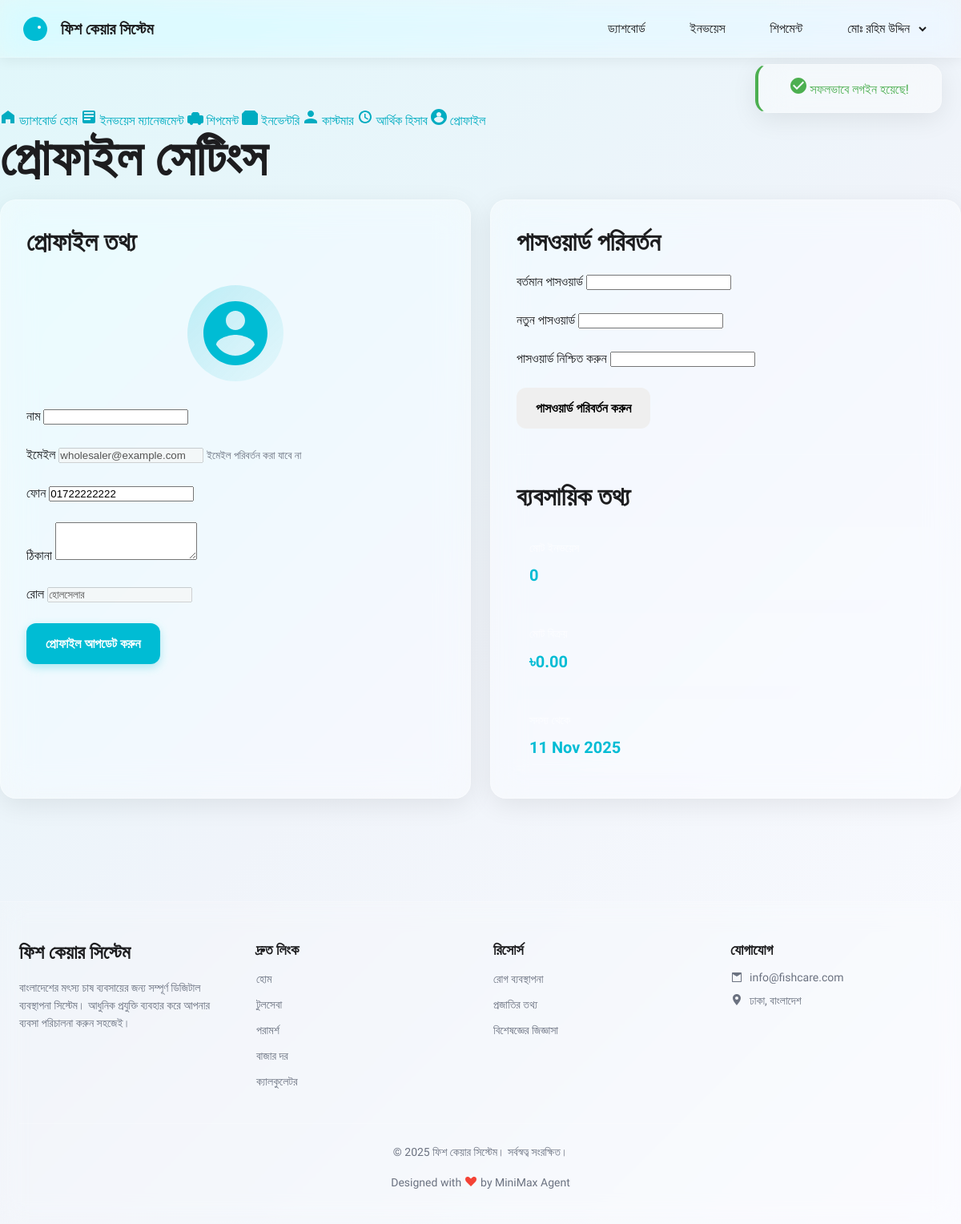
The app's page /pages/dashboard/wholesaler/profile.php (signed in) with its own data.
### tables this page shows
CREATE TABLE users (
    id INT AUTO_INCREMENT PRIMARY KEY,
    username VARCHAR(100) UNIQUE NOT NULL,
    email VARCHAR(255) UNIQUE NOT NULL,
    password VARCHAR(255) NOT NULL,  
    role ENUM('admin', 'wholesaler', 'seller', 'customer', 'farmer', 'visitor') NOT NULL DEFAULT 'visitor',
    full_name VARCHAR(255) NOT NULL,
    phone VARCHAR(20),
    division_id INT,
    district_id INT,
    upazila_id INT,
    address TEXT,
    status ENUM('active', 'inactive', 'suspended') DEFAULT 'active',
    created_at TIMESTAMP DEFAULT CURRENT_TIMESTAMP,
    updated_at TIMESTAMP DEFAULT CURRENT_TIMESTAMP ON UPDATE CURRENT_TIMESTAMP,
    INDEX idx_role (role),
    INDEX idx_email (email),
    INDEX idx_status (status)
);

### includes/functions.php (called while the page is built, shortened)
<?php
function escape($str) {
    return htmlspecialchars($str, ENT_QUOTES, 'UTF-8');
}
function formatMoney($amount, $decimals = 2) {
    return number_format($amount, $decimals, '.', ',');
}

### pages/dashboard/wholesaler/profile.php (the view, shortened to what this page needs)
<?php
$db = getDB();
$userId = getUserId();
$stmt = $db->prepare("SELECT * FROM users WHERE id = ?");
$stmt->execute([$userId]);
$user = $stmt->fetch();
include_once __DIR__ . '/../../../includes/header.php';
?>
<div class="dashboard-layout">
    <aside class="dashboard-sidebar">
        <div class="sidebar-content">
            <nav class="sidebar-nav">
                <a href="index.php" class="nav-item">
                    <svg width="20" height="20" viewBox="0 0 20 20" fill="currentColor"><path d="M10 2L2 8V18H7V13H13V18H18V8L10 2Z"/></svg>
                    <span>ড্যাশবোর্ড হোম</span>
                </a>
                <a href="invoices.php" class="nav-item">
                    <svg width="20" height="20" viewBox="0 0 20 20" fill="currentColor"><path d="M4 2H16C17.1 2 18 2.9 18 4V16C18 17.1 17.1 18 16 18H4C2.9 18 2 17.1 2 16V4C2 2.9 2.9 2 4 2ZM4 6H16V4H4V6ZM4 10H16V8H4V10ZM4 14H12V12H4V14Z"/></svg>
                    <span>ইনভয়েস ম্যানেজমেন্ট</span>
                </a>
                <a href="shipments.php" class="nav-item">
                    <svg width="20" height="20" viewBox="0 0 20 20" fill="currentColor"><path d="M18 8H15V6L13 4H7L5 6V8H2C0.9 8 0 8.9 0 10V16C0 17.1 0.9 18 2 18H3C3 19.1 3.9 20 5 20C6.1 20 7 19.1 7 18H13C13 19.1 13.9 20 15 20C16.1 20 17 19.1 17 18H18C19.1 18 20 17.1 20 16V10C20 8.9 19.1 8 18 8Z"/></svg>
                    <span>শিপমেন্ট</span>
                </a>
                <a href="inventory.php" class="nav-item">
                    <svg width="20" height="20" viewBox="0 0 20 20" fill="currentColor"><path d="M4 2H16L20 6V18C20 19.1 19.1 20 18 20H2C0.9 20 0 19.1 0 18V6L4 2ZM10 12L6 8H9V4H11V8H14L10 12Z"/></svg>
                    <span>ইনভেন্টরি</span>
                </a>
                <a href="customers.php" class="nav-item">
                    <svg width="20" height="20" viewBox="0 0 20 20" fill="currentColor"><path d="M14 6C14 8.21 12.21 10 10 10C7.79 10 6 8.21 6 6C6 3.79 7.79 2 10 2C12.21 2 14 3.79 14 6ZM2 18V16C2 13.34 7.33 12 10 12C12.67 12 18 13.34 18 16V18H2Z"/></svg>
                    <span>কাস্টমার</span>
                </a>
                <a href="finance.php" class="nav-item">
                    <svg width="20" height="20" viewBox="0 0 20 20" fill="currentColor"><path d="M10 2C5.58 2 2 5.58 2 10C2 14.42 5.58 18 10 18C14.42 18 18 14.42 18 10C18 5.58 14.42 2 10 2ZM10 16C6.69 16 4 13.31 4 10C4 6.69 6.69 4 10 4C13.31 4 16 6.69 16 10C16 13.31 13.31 16 10 16ZM10.5 6H9V11L13.2 13.6L14 12.3L10.5 10.2V6Z"/></svg>
                    <span>আর্থিক হিসাব</span>
                </a>
                <a href="profile.php" class="nav-item active">
                    <span>প্রোফাইল</span>
                </a>
            </nav>
        </div>
    </aside>
    <main class="dashboard-content">
        <div class="dashboard-header">
            <h1>প্রোফাইল সেটিংস</h1>
        </div>
        <div class="grid grid-2">
            <div class="glass-card">
                <h3 class="card-title">প্রোফাইল তথ্য</h3>
                <div class="profile-avatar">
                    <div class="avatar-circle">
                    </div>
                </div>
                <form method="POST" class="mt-6">
                    <div class="form-group">
                        <label>নাম</label>
                        <input type="text" name="name" value="<?php echo escape($user['name']); ?>" required class="form-control">
                    </div>
                    <div class="form-group">
                        <label>ইমেইল</label>
                        <input type="email" value="<?php echo escape($user['email']); ?>" disabled class="form-control">
                        <small class="text-muted">ইমেইল পরিবর্তন করা যাবে না</small>
                    </div>
                    <div class="form-group">
                        <label>ফোন</label>
                        <input type="text" name="phone" value="<?php echo escape($user['phone'] ?? ''); ?>" class="form-control">
                    </div>
                    <div class="form-group">
                        <label>ঠিকানা</label>
                        <textarea name="address" class="form-control" rows="3"><?php echo escape($user['address'] ?? ''); ?></textarea>
                    </div>
                    <div class="form-group">
                        <label>রোল</label>
                        <input type="text" value="হোলসেলার" disabled class="form-control">
                    </div>
                    <button type="submit" class="btn btn-primary">প্রোফাইল আপডেট করুন</button>
                </form>
            </div>
            <div class="glass-card">
                <h3 class="card-title">পাসওয়ার্ড পরিবর্তন</h3>
                <form method="POST">
                    <div class="form-group">
                        <label>বর্তমান পাসওয়ার্ড</label>
                        <input type="password" name="current_password" required class="form-control">
                    </div>
                    <div class="form-group">
                        <label>নতুন পাসওয়ার্ড</label>
                        <input type="password" name="new_password" required class="form-control" minlength="6">
                    </div>
                    <div class="form-group">
                        <label>পাসওয়ার্ড নিশ্চিত করুন</label>
                        <input type="password" name="confirm_password" required class="form-control" minlength="6">
                    </div>
                    <button type="submit" class="btn btn-warning">পাসওয়ার্ড পরিবর্তন করুন</button>
                </form>
                <div class="business-info mt-8">
                    <h3 class="card-title mb-4">ব্যবসায়িক তথ্য</h3>
                    <div class="info-grid">
                        <div class="info-item">
                            <div class="info-label">মোট ইনভয়েস</div>
                            <div class="info-value">
                                <?php
                                $stmt = $db->prepare("SELECT COUNT(*) FROM invoices WHERE user_id = ?");
                                $stmt->execute([$userId]);
                                echo $stmt->fetchColumn();
                                ?>
                            </div>
                        </div>
                        <div class="info-item">
                            <div class="info-label">মোট বিক্রয়</div>
                            <div class="info-value">
                                <?php
                                $stmt = $db->prepare("SELECT COALESCE(SUM(grand_total), 0) FROM invoices WHERE user_id = ?");
                                $stmt->execute([$userId]);
                                echo '৳' . formatMoney($stmt->fetchColumn());
                                ?>
                            </div>
                        </div>
                        <div class="info-item">
                            <div class="info-label">সদস্য থেকে</div>
                            <div class="info-value"><?php echo date('d M Y', strtotime($user['created_at'])); ?></div>
                        </div>
                    </div>
                </div>
            </div>
        </div>
    </main>
</div>
<?php include_once __DIR__ . '/../../../includes/footer.php'; ?>

### assets/css/style.css (style rules this page uses)
:root { --color-primary-50: #E0F7FA; --color-primary-100: #B2EBF2; --color-primary-500: #00BCD4; --color-primary-600: #00ACC1; --color-primary-700: #0097A7; --color-secondary-50: #E8F5E9; --color-secondary-500: #4CAF50; --color-secondary-600: #43A047; --color-neutral-50: #FAFBFF; --color-neutral-100: #F4F5F9; --color-neutral-200: #E8EAF0; --color-neutral-600: #6B7280; --color-neutral-900: #1D1D1F; --color-glass-white: rgba(255, 255, 255, 0.4); --color-glass-border: rgba(255, 255, 255, 0.3); --color-success: #4CAF50; --color-warning: #FF9800; --color-error: #F44336; --color-info: #2196F3; --bg-primary: linear-gradient(135deg, #E0F7FA 0%, #F0F4FA 50%, #FAFBFF 100%); --bg-hero: linear-gradient(135deg, #00BCD4 0%, #4CAF50 100%); --bg-dashboard: linear-gradient(135deg, #E8EFF8 0%, #F8FAFC 100%); --font-primary: 'Hind Siliguri', 'Poppins', -apple-system, BlinkMacSystemFont, sans-serif; --font-mono: 'JetBrains Mono', monospace; --text-xl: 64px; --text-lg: 48px; --text-md: 32px; --text-sm: 24px; --text-base: 16px; --text-small: 14px; --text-xs: 12px; --text-data: 36px; --weight-light: 300; --weight-regular: 400; --weight-medium: 500; --weight-semibold: 600; --weight-bold: 700; --space-1: 4px; --space-2: 8px; --space-3: 12px; --space-4: 16px; --space-6: 24px; --space-8: 32px; --space-12: 48px; --space-16: 64px; --space-24: 96px; --radius-sm: 8px; --radius-md: 12px; --radius-lg: 16px; --radius-xl: 20px; --radius-2xl: 24px; --radius-full: 9999px; --shadow-glass-sm: 0 4px 16px rgba(0, 0, 0, 0.06); --shadow-glass: 0 8px 32px rgba(0, 0, 0, 0.08); --shadow-glass-lg: 0 12px 40px rgba(0, 0, 0, 0.1); --shadow-float: 0 20px 60px rgba(0, 0, 0, 0.15); --shadow-inset: inset 0 1px 2px rgba(255, 255, 255, 0.3); --duration-fast: 200ms; --duration-normal: 300ms; --duration-slow: 400ms; --duration-slower: 600ms; --easing-default: ease-out; --easing-smooth: cubic-bezier(0.4, 0, 0.2, 1); }
* { margin: 0; padding: 0; box-sizing: border-box; }
html { font-size: 16px; scroll-behavior: smooth; }
body { font-family: var(--font-primary); font-size: var(--text-base); font-weight: var(--weight-regular); line-height: 1.5; color: var(--color-neutral-900); background: var(--bg-primary); background-attachment: fixed; overflow-x: hidden; }
h1, h2, h3, h4, h5, h6 { font-weight: var(--weight-semibold); line-height: 1.3; margin-bottom: var(--space-4); }
h1 { font-size: var(--text-xl); font-weight: var(--weight-bold); line-height: 1.1; }
h3 { font-size: var(--text-md); }
a { color: var(--color-primary-600); text-decoration: none; transition: color var(--duration-fast) var(--easing-default); }
.text-muted { color: var(--color-neutral-600); }
.mt-6 { margin-top: var(--space-6); }
.mt-8 { margin-top: var(--space-8); }
.mb-4 { margin-bottom: var(--space-4); }

### assets/css/components.css (style rules this page uses)
.btn { display: inline-flex; align-items: center; justify-content: center; gap: var(--space-2); padding: var(--space-4) var(--space-6); font-family: var(--font-primary); font-size: var(--text-base); font-weight: var(--weight-semibold); border: none; border-radius: var(--radius-md); cursor: pointer; transition: all var(--duration-fast) var(--easing-default); text-decoration: none; }
.btn-primary { background: var(--color-primary-500); color: white; box-shadow: 0 4px 12px rgba(0, 188, 212, 0.3); }
.glass-card { background: var(--color-glass-white); backdrop-filter: blur(20px) saturate(150%); -webkit-backdrop-filter: blur(20px) saturate(150%); border: 1px solid var(--color-glass-border); border-radius: var(--radius-xl); padding: var(--space-8); box-shadow: var(--shadow-glass); transition: all var(--duration-normal) var(--easing-default); }
.form-group { margin-bottom: var(--space-6); }
.grid { display: grid; gap: var(--space-6); }
.grid-2 { grid-template-columns: repeat(2, 1fr); }

### pages/dashboard/wholesaler/profile.php (style rules this page uses)
.profile-avatar { display: flex; justify-content: center; margin: 2rem 0; }
.avatar-circle { width: 120px; height: 120px; border-radius: 50%; background: linear-gradient(135deg, rgba(0, 188, 212, 0.2), rgba(0, 188, 212, 0.05)); display: flex; align-items: center; justify-content: center; color: #00BCD4; }
.business-info { padding-top: 2rem; border-top: 1px solid rgba(255,255,255,0.1); }
.info-grid { display: grid; gap: 1rem; }
.info-item { padding: 1rem; background: rgba(255,255,255,0.05); border-radius: 8px; }
.info-label { color: rgba(255,255,255,0.7); font-size: 0.9rem; margin-bottom: 0.5rem; }
.info-value { color: #00BCD4; font-size: 1.25rem; font-weight: 600; }

### records on screen
users: email "wholesaler@example.com", phone "01722222222", created_at "11 Nov 2025"

### other values on screen
getUserName() "মোঃ রহিম উদ্দিন"
$success "সফলভাবে লগইন হয়েছে!"
$stmt->fetchColumn() "0"
formatMoney($stmt->fetchColumn()) "0.00"
SITE_EMAIL "info@fishcare.com"
